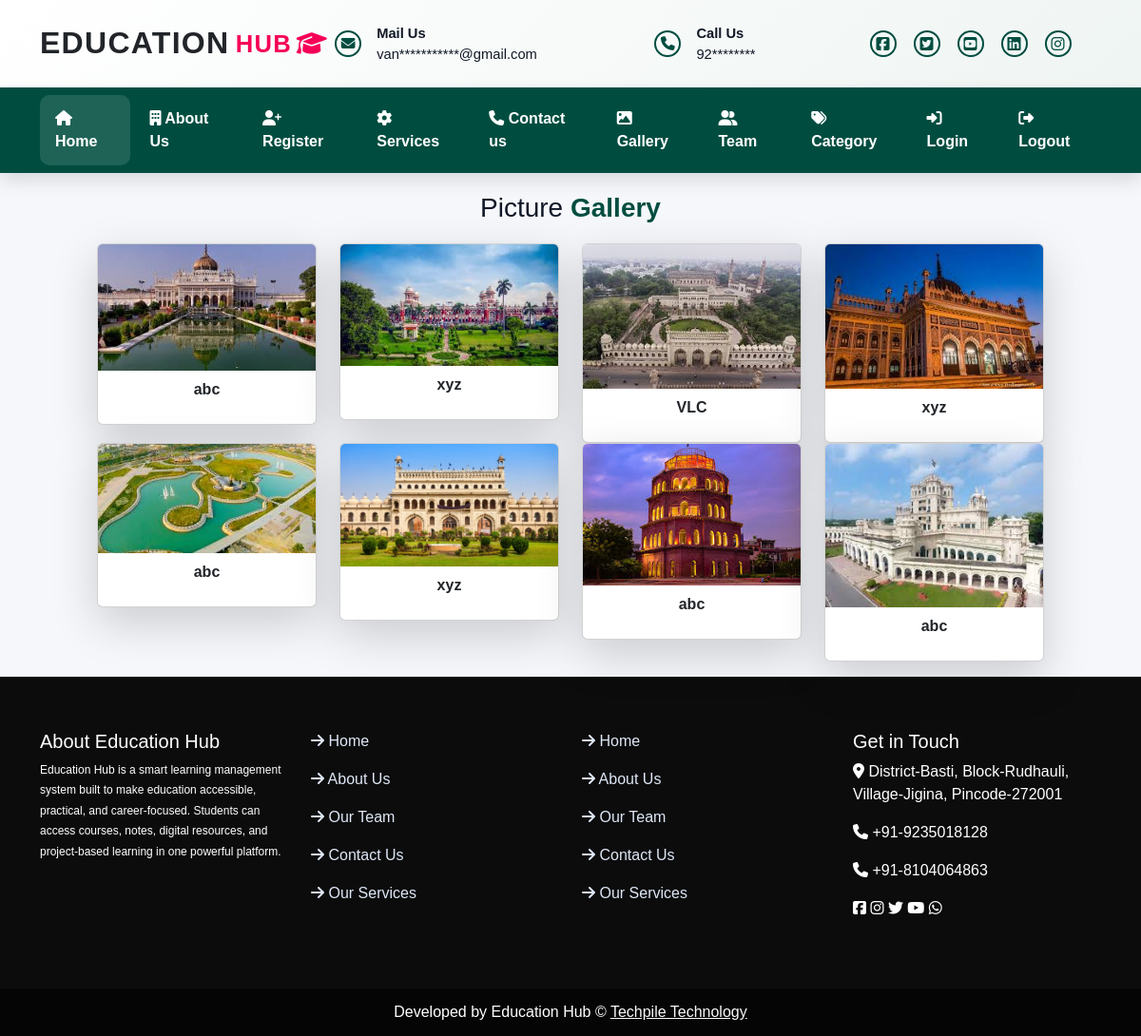
Page /gallery/ on the committed database.
### user/models.py (models this page shows)
class tblgallery(models.Model):
    title=models.CharField(max_length=50)
    picture=models.ImageField(upload_to="static/gallery/",null=True)

### user/views.py (the view)
# urls.py: path("gallery/",views.gallery),
def gallery(request):
    data=tblgallery.objects.all()
    d={"gal":data}
    return render(request,"gallery.html",d)

### templates/gallery.html
{% extends 'base.html' %}
{% load static %}
{% block content %}
            <div class="row gallery py-3">
            <p class="text-center fs-3">Picture <b class="text-mycolor1">Gallery</b></p>
            <div class="col-sm-10 mx-auto">
              <div class="row">
                {% for r in gal %}
                <div class="col-sm-3">
                  <div class="card shadow-lg">
                    <img src="/{{r.picture}}" class="card-img-top"/>
                    <p class="py-2 text-center fw-bold">{{r.title}}</p>
                  </div>
                </div>
                {% endfor %}
                </div>
                </div>
                </div>
{% endblock %}

### rows in the picture
tblgallery: picture (picture), title "abc"
tblgallery: picture (picture), title "xyz"
tblgallery: picture (picture), title "VLC"
tblgallery: picture (picture), title "xyz"
tblgallery: picture (picture), title "abc"
tblgallery: picture (picture), title "xyz"
tblgallery: picture (picture), title "abc"
tblgallery: picture (picture), title "abc"
